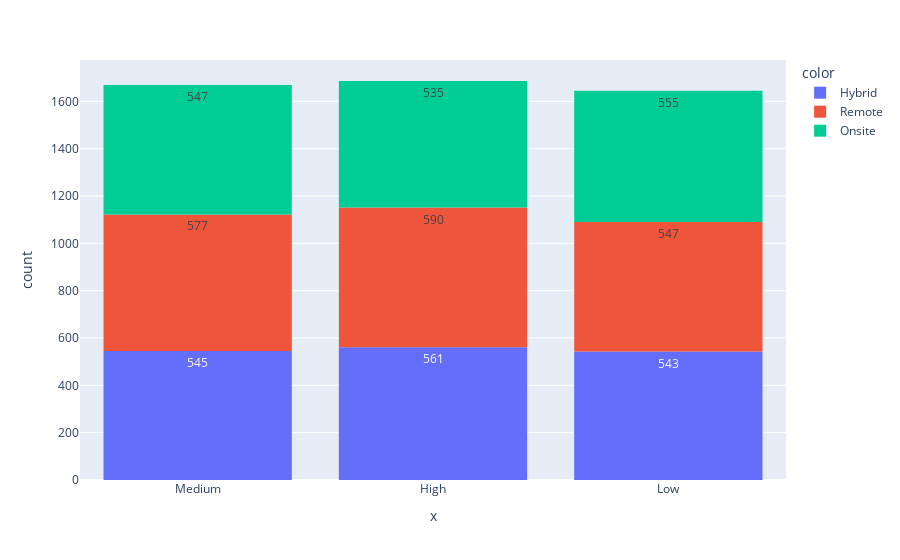

Notebook code for this chart:
### Code cell
fig= px.histogram(x=df['Stress_Level'],text_auto=True,color=df['Work_Location'])
fig.show()

### Figure 1 — Plotly figure (JSON) as saved in the notebook; plotly's stock layout.template omitted (floating-point values rounded to 4 significant figures; data arrays with more than 128 entries replaced by an {"elided": "..."} marker saying what was removed)
{"data": [{"alignmentgroup": "True", "bingroup": "x", "hovertemplate": "color=Hybrid<br>x=%{x}<br>count=%{y}<extra></extra>", "legendgroup": "Hybrid", "marker": {"color": "#636efa", "pattern": {"shape": ""}}, "name": "Hybrid", "offsetgroup": "Hybrid", "orientation": "v", "showlegend": true, "texttemplate": "%{value}", "type": "histogram", "x": {"elided": "1649 str values"}, "xaxis": "x", "yaxis": "y"}, {"alignmentgroup": "True", "bingroup": "x", "hovertemplate": "color=Remote<br>x=%{x}<br>count=%{y}<extra></extra>", "legendgroup": "Remote", "marker": {"color": "#EF553B", "pattern": {"shape": ""}}, "name": "Remote", "offsetgroup": "Remote", "orientation": "v", "showlegend": true, "texttemplate": "%{value}", "type": "histogram", "x": {"elided": "1714 str values"}, "xaxis": "x", "yaxis": "y"}, {"alignmentgroup": "True", "bingroup": "x", "hovertemplate": "color=Onsite<br>x=%{x}<br>count=%{y}<extra></extra>", "legendgroup": "Onsite", "marker": {"color": "#00cc96", "pattern": {"shape": ""}}, "name": "Onsite", "offsetgroup": "Onsite", "orientation": "v", "showlegend": true, "texttemplate": "%{value}", "type": "histogram", "x": {"elided": "1637 str values"}, "xaxis": "x", "yaxis": "y"}], "layout": {"barmode": "relative", "legend": {"title": {"text": "color"}, "tracegroupgap": 0}, "margin": {"t": 60}, "xaxis": {"anchor": "y", "domain": [0, 1], "title": {"text": "x"}}, "yaxis": {"anchor": "x", "domain": [0, 1], "title": {"text": "count"}}}}
